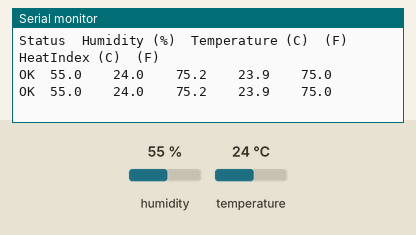
The sketch below on a simulated Arduino Uno, built with avr-gcc and run on an emulated ATmega328P. Shown: the last lines printed to the serial monitor. Inputs (shaded band) come from the test bench; at power-on: humidity 55 %, temperature 24 °C.

Above: at 4.8 s.
4.9 s: humidity set to 22 %
At 6.4 s:
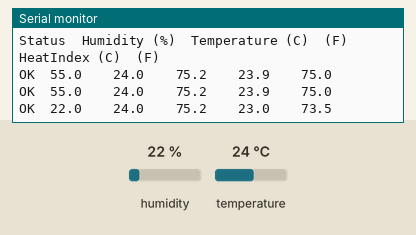
7.9 s: temperature set to 12 °C
At 9.5 s:
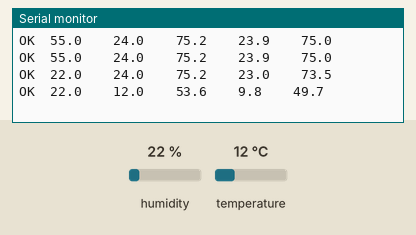
10.9 s: humidity set to 40 %
At 13.5 s:
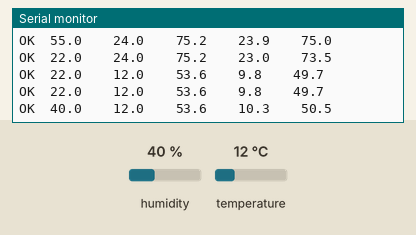
Timing chart, 0 to 15.0 s (numbered marks = the images above; inputs shaded):
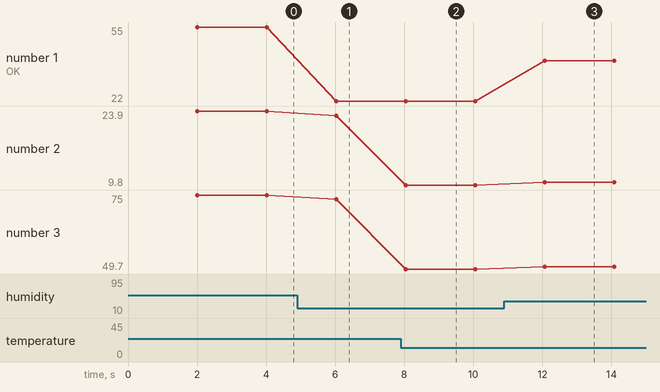

The sketch:

DHTDisplay.ino
```cpp
#include "DHTesp.h"

DHTesp dht;

void setup() {
  Serial.begin(115200);
  Serial.println();
  Serial.println("Status\tHumidity (%)\tTemperature (C)\t(F)\tHeatIndex (C)\t(F)");
  dht.setup(15, DHTesp::DHT22);
}

void loop() {
  delay(dht.getMinimumSamplingPeriod());
  float humidity = dht.getHumidity();
  float temperature = dht.getTemperature();
  Serial.print(dht.getStatusString());
  Serial.print("\t");
  Serial.print(humidity, 1);
  Serial.print("\t\t");
  Serial.print(temperature, 1);
  Serial.print("\t\t");
  Serial.print(dht.toFahrenheit(temperature), 1);
  Serial.print("\t\t");
  Serial.print(dht.computeHeatIndex(temperature, humidity, false), 1);
  Serial.print("\t\t");
  Serial.print(dht.computeHeatIndex(dht.toFahrenheit(temperature), humidity, true), 1);
  Serial.println();
}
```

Measured:
- after the input at 4.9 s, the serial monitor: prints a new line after 1.1 s (image 1)
- after the input at 7.9 s, the serial monitor: prints a new line after 0.15 s (image 2)
- after the input at 10.9 s, the serial monitor: prints a new line after 1.2 s (image 3)
- plotted number 1: 55 → 22 after the input at 4.9 s, 22 → 40 after the input at 10.9 s
- plotted number 2: 23.9 → 23 after the input at 4.9 s, 23 → 9.8 after the input at 7.9 s, 9.8 → 10.3 after the input at 10.9 s
- plotted number 3: 75 → 73.5 after the input at 4.9 s, 73.5 → 49.7 after the input at 7.9 s, 49.7 → 50.5 after the input at 10.9 s
